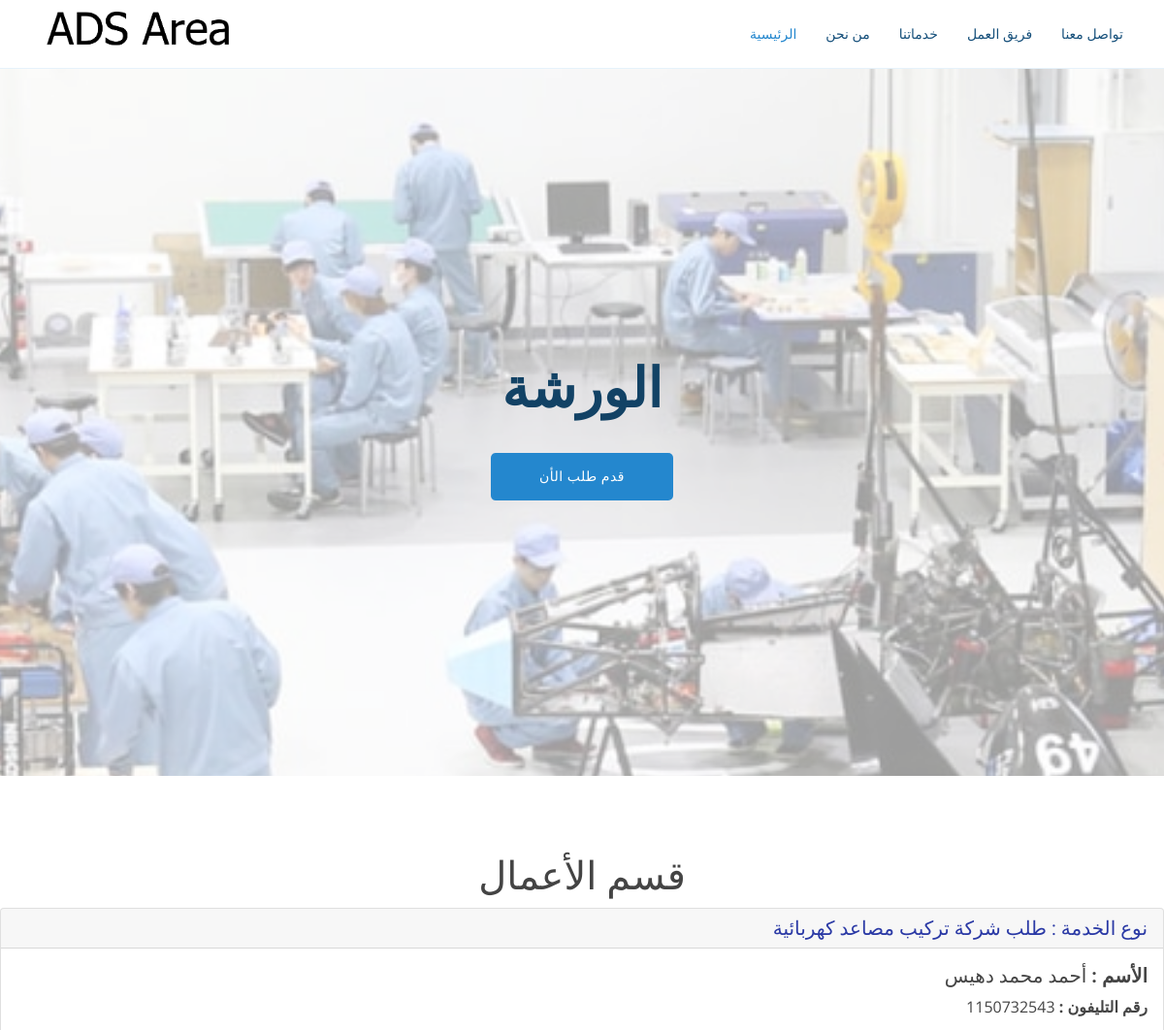
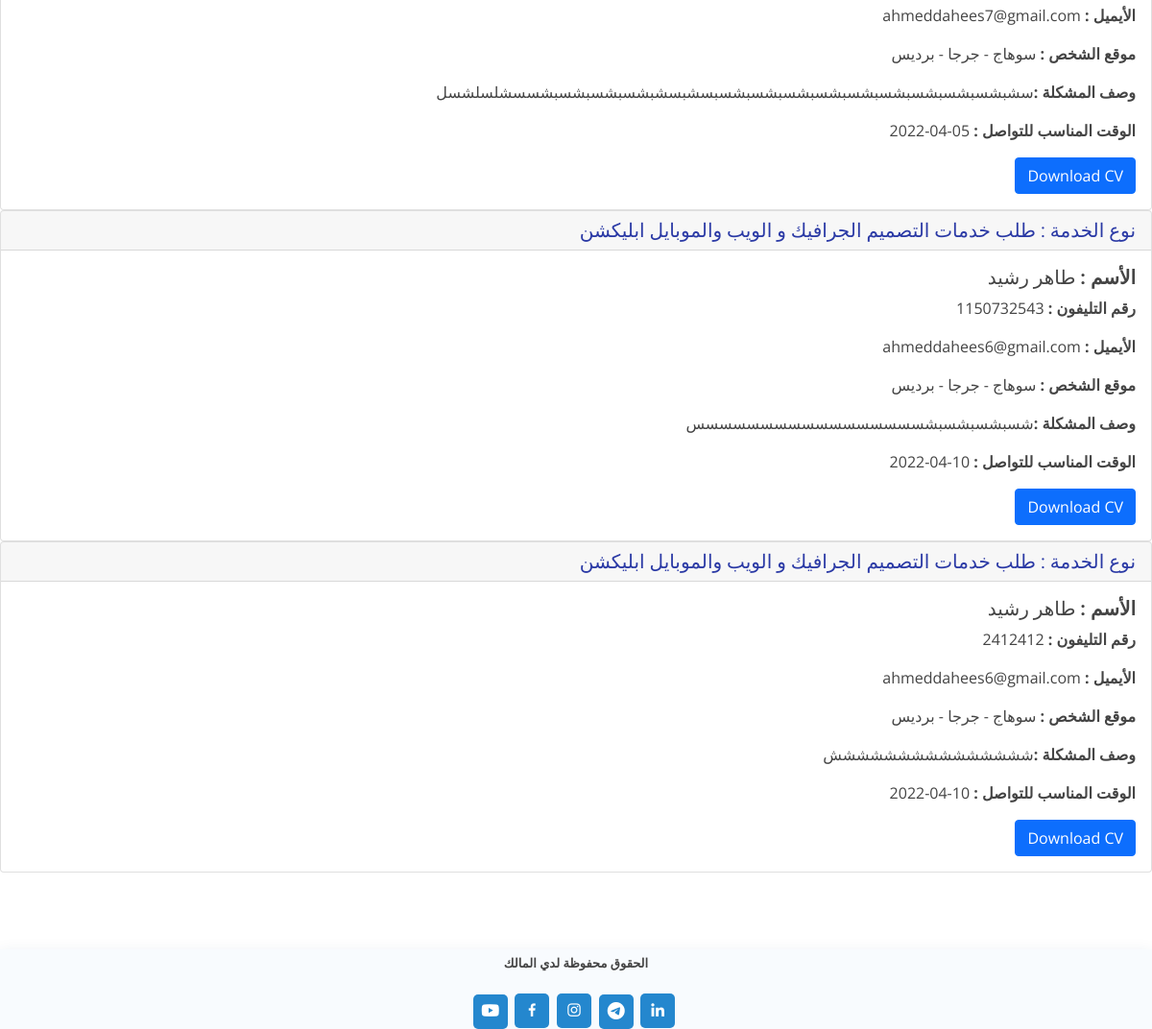
Screenshot of /things/a3mal.php with the database file from the repository (2 pictures, top to bottom).
### tables this page shows
CREATE TABLE `al23mal` (
  `id` int(11) NOT NULL,
  `fname` varchar(1000) NOT NULL,
  `email` varchar(300) NOT NULL,
  `phone` int(40) NOT NULL,
  `flocation` varchar(1000) NOT NULL,
  `5dma` varchar(200) NOT NULL,
  `wsf` varchar(1000) NOT NULL,
  `ftime` date NOT NULL,
  `photo` varchar(9999) NOT NULL
);

### things/a3mal.php (the view, shortened to what this page needs)
<?php include "../forms/upload-a3mal.php";
$comedata = "SELECT * FROM `al23mal`";
$reslut = mysqli_query($conn, $comedata);
$sql = mysqli_fetch_all($reslut , MYSQLI_ASSOC);
?>
<!DOCTYPE html>
<html lang="en">
<head>
    <link href="../assets/vendor/aos/aos.css" rel="stylesheet">
    <link href="../assets/vendor/bootstrap/css/bootstrap.min.css" rel="stylesheet">
    <link href="../assets/vendor/bootstrap-icons/bootstrap-icons.css" rel="stylesheet">
    <link href="../assets/vendor/boxicons/css/boxicons.min.css" rel="stylesheet">
    <link href="../assets/vendor/glightbox/css/glightbox.min.css" rel="stylesheet">
    <link href="../assets/vendor/remixicon/remixicon.css" rel="stylesheet">
    <link href="../assets/vendor/swiper/swiper-bundle.min.css" rel="stylesheet">
    <link href="../assets/css/style.css" rel="stylesheet">
</head>
<body>
    <header id="header" class="fixed-top">
        <div class="container d-flex align-items-center justify-content-between">
            <a href="index.html" class="logo"><img src="../assets/img/logo.png" alt="" class="img-fluid"></a>
            <nav id="navbar" class="navbar">
                <ul>
                    <li><a class="nav-link scrollto active" href="../index.php">الرئيسية</a></li>
                    <li><a class="nav-link scrollto" href="../index.php#about">من نحن</a></li>
                    <li><a class="nav-link scrollto" href="../index.php#services">خدماتنا</a></li>
                    <li><a class="nav-link scrollto" href="../index.php#team">فريق العمل</a></li>
                    <li><a class="nav-link scrollto" href="../index.php#contact">تواصل معنا</a></li>
                </ul>
            </nav>
        </div>
    </header>
    <?php include "../assets/pages/centerpage.php" ?>
        <section class="inner-page">
    <center><h1>قسم الأعمال </h1></center>
   <?php foreach($sql as $a3mal): ?>
    <div style=" text-align:right;" class="card">
  <h5 class="card-header" style="color:#2a39a5;"> نوع الخدمة : <?php echo $a3mal['5dma'] ?> </h5>
  <div class="card-body">
    <h5 class="card-text" > <b> الأسم :</b>   <?php echo $a3mal['fname'] ?> </h5>
    <p class="card-text"> <b> رقم التليفون : </b> <?php echo $a3mal['phone'] ?></p>
    <p class="card-text"> <?php echo $a3mal['email'] ?> <b> : الأيميل </b>  </p>
    <p class="card-text"> <b>  موقع الشخص :</b> <?php echo $a3mal['flocation'] ?> </p>
    <p class="card-text">  <b>وصف المشكلة :</b><?php echo $a3mal['wsf'] ?>   </p>
    <p class="card-text"> <?php echo $a3mal['ftime'] ?>  <b> : الوقت المناسب للتواصل </b> </p>
    <a href="../assets/photos/a3mal/<?php echo $a3mal['photo'] ?>" download="<?php echo $a3mal['fname'] ?>" class="btn btn-primary">Download CV</a>
  </div>
</div>
<?php endforeach ?>
</section>
    <?php include "./../assets/pages/fotter.php" ?>
</body>
</html>

### assets/pages/centerpage.php
<?php
echo '<section id="hero" class="d-flex align-items-center">
<div class="container position-relative" data-aos="fade-up" data-aos-delay="100">
    <div class="row justify-content-center">
        <div class="col-xl-7 col-lg-9 text-center">
             <h1>الورشة</h1>
        </div>
    </div>
    <div class="text-center">
        <a href="#services" class="btn-get-started scrollto">قدم طلب الأن</a>
    </div>
</div>
</section>
'
?>

### assets/pages/fotter.php
<?php
echo '<footer id="footer">
<center>
    <div class="credits ">
    <b>الحقوق محفوظة لدي المالك </b>
    </div>
    <br>
</center>
<div class="social-links text-center text-md-right pt-3 pt-md-0">
    <a href="https://www.youtube.com/channel/UC6MmluDaYWZv4gfJBWNQhig" class="youtube"><i class="bi bi-youtube"></i></a>
    <a href="https://www.facebook.com/alwarshaa1" target="_blank" class="facebook"><i class="bx bxl-facebook"></i></a>
    <a href="https://www.instagram.com/alwarshaa1" class="instagram"><i class="bx bxl-instagram"></i></a>
    <a href="https://t.me/alwarshaa" class="telegram"><i class="bi bi-telegram"></i></a>
    <a href="https://www.linkedin.com/in/alwarshaa" class="linkedin"><i class="bx bxl-linkedin"></i></a>
</div>
</div>
</footer>
';
?>

### assets/css/style.css (style rules this page uses)
body { font-family: "Open Sans", sans-serif; color: #444444; }
a { color: #2487ce; text-decoration: none; }
h1, h2, h3, h4, h5, h6 { font-family: 'Lemonada', cursive; }
#header { transition: all 0.5s; background: #fff; z-index: 997; padding: 5px 0; border-bottom: 1px solid #e6f2fb; }
#header .logo { font-size: 28px; margin: 0; padding: 0; line-height: 1; font-weight: 300; letter-spacing: 0.5px; font-family: 'Lemonada', cursive; }
#header .logo img { max-height: 60px; }
.navbar { padding: 0; }
.navbar ul { margin: 0; padding: 0; display: flex; list-style: none; align-items: center; }
.navbar li { position: relative; }
.navbar a, .navbar a:focus { display: flex; align-items: center; justify-content: space-between; padding: 10px 0 10px 30px; font-size: 14px; color: #16507b; white-space: nowrap; transition: 0.3s; }
.navbar a:hover, .navbar .active, .navbar .active:focus, .navbar li:hover>a { color: #2487ce; }
#hero { width: 100%; height: 100vh; position: relative; background: url("../img/hero-bg.jpg") top center; background-size: cover; position: relative; }
#hero:before { content: ""; background: rgba(255, 255, 255, 0.6); position: absolute; bottom: 0; top: 0; left: 0; right: 0; }
#hero .container { padding-top: 80px; }
#hero h1 { margin: 0; font-size: 56px; font-weight: 700; line-height: 72px; color: #124265; font-family: 'Lemonada', cursive; }
#hero .btn-get-started { font-family: 'Lemonada', cursive; font-weight: 500; font-size: 14px; letter-spacing: 0.5px; display: inline-block; padding: 14px 50px; border-radius: 5px; transition: 0.5s; margin-top: 30px; color: #fff; background: #2487ce; }
@media (min-width: 1024px) { #hero { background-attachment: fixed; } }
section { padding: 80px 0; overflow: hidden; }
#footer { color: #444444; font-size: 14px; background: #f8fbfe; box-shadow: 0px 2px 15px rgba(18, 66, 101, 0.08); }
#footer .credits { padding-top: 5px; font-size: 13px; color: #444444; }
#footer .social-links a { font-size: 18px; display: inline-block; background: #2487ce; color: #fff; line-height: 1; padding: 8px 0; margin-right: 4px; border-radius: 5px; text-align: center; width: 36px; height: 36px; transition: 0.3s; }

### rows the page displays
al23mal: 5dma "طلب شركة تركيب مصاعد كهربائية", fname "أحمد محمد دهيس", phone "1150732543", email "ahmeddahees7@gmail.com", flocation "سوهاج - جرجا - برديس", wsf "سشبشسبشسبشسبشسبشسبشسبشسبشسبشسبسشبسشبشسبشسبشسبشسسشلسلشسل", ftime "2022-04-05"
al23mal: 5dma "طلب خدمات التصميم الجرافيك و الويب والموبايل ابليكشن", fname "طاهر رشيد", phone "1150732543", email "ahmeddahees6@gmail.com", flocation "سوهاج - جرجا - برديس", wsf "شسبشسبشسبشسسسسسسسسسسسسسسسسس", ftime "2022-04-10"
al23mal: 5dma "طلب خدمات التصميم الجرافيك و الويب والموبايل ابليكشن", fname "طاهر رشيد", phone "2412412", email "ahmeddahees6@gmail.com", flocation "سوهاج - جرجا - برديس", wsf "ششششششششششششششش", ftime "2022-04-10"
